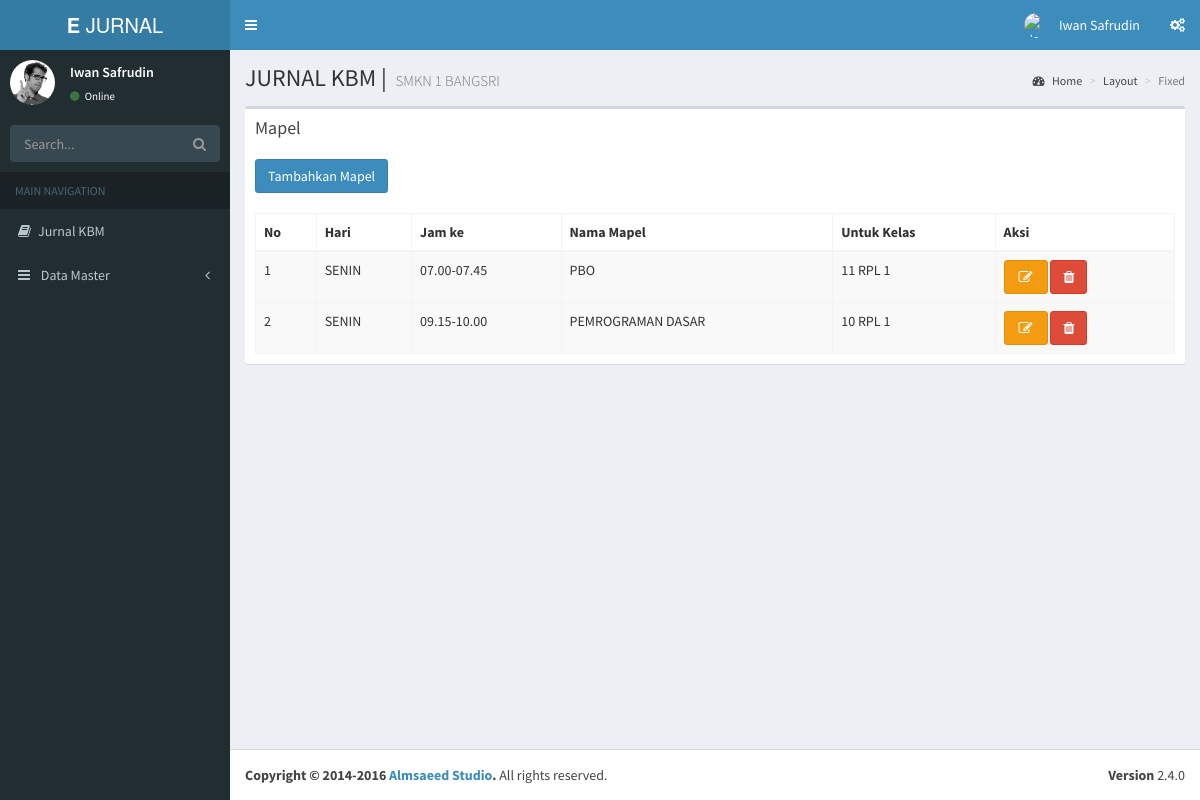
The page /dashboard.php?page=guru&aksi=detail&id_guru=1 (signed in) on the database its author committed.
### tables this page shows
CREATE TABLE `tbl_hari` (
  `id_hari` int(11) NOT NULL,
  `nama_hari` varchar(7) NOT NULL
);

CREATE TABLE `tbl_jam` (
  `id_jam` int(11) NOT NULL,
  `jam_ke` varchar(50) NOT NULL
);

CREATE TABLE `tbl_mapel` (
  `id_mapel` int(11) NOT NULL,
  `nama_mapel` varchar(55) NOT NULL
);

CREATE TABLE `tbl_kelas` (
  `id_kelas` int(11) NOT NULL,
  `nama_kelas` varchar(55) NOT NULL
);

### Databases.php (called while the page is built, shortened)
<?php
class Databases{
	public $host='localhost';
	public $name='root';
	public $pass='dimasari123';
	public $dbname='db_jurnal';
	public $mysqli;
	function __construct() {
		$this->mysqli= new mysqli($this->host,$this->name,$this->pass,$this->dbname);
			?>
			<?php
	}
	public function getData($query)
	{
		$result = $this->mysqli->query($query);
		$rows = array();
		while ($row = $result->fetch_assoc()) {
			$rows[] = $row;
		}
		return $rows;
	}
}
?>

### page/guru/detail.php (the view, shortened to what this page needs)
  	<?php
      $guru=$_SESSION['id_guru'];
  		$sql ="SELECT tbl_hari.nama_hari,tbl_jam.jam_ke,tbl_mapel.nama_mapel, tbl_kelas.nama_kelas
from tbl_jadwal
JOIN tbl_hari on tbl_jadwal.id_hari=tbl_hari.id_hari
JOIN tbl_jam on tbl_jadwal.id_jam=tbl_jam.id_jam
JOIN tbl_mapel on tbl_jadwal.id_mapel=tbl_mapel.id_mapel
JOIN tbl_kelas on tbl_jadwal.id_kelas=tbl_kelas.id_kelas
WHERE id_guru='". $guru ."'  ";
  		$result=$mysqli->getData($sql);
?>
  		<div class="box">
            <div class="box-header">
              <h3 class="box-title">Mapel </h3>
            </div>
            <div class="box-body">
            	<input class="btn btn-primary" type="button" value="Tambahkan Mapel"><br><br>
              <table id="example1" class="table table-bordered table-striped">
                <thead>
                <tr>
                  <th>No</th>
                  <th>Hari</th>
                  <th>Jam ke</th>
                  <th>Nama Mapel </th>
                  <th>Untuk Kelas</th>
                  <th>Aksi</th>
                </tr>
                </thead>
                <tbody>
               <?php
               		    $i=1;
                   foreach ($result as $show )  {
                ?>
                <tr>
                  <td><?php echo $i++; ?></td>
                  <td><?php echo $show['nama_hari']; ?></td>
                  <td><?php echo $show['jam_ke']; ?></td>
                  <td><?php echo $show['nama_mapel']; ?></td>
                  <td><?php echo $show['nama_kelas']; ?></td>
                  <td>
                    <a href="?page=kelas&aksi=ubah&id=" type="button" class="btn  btn-warning "><i class="fa fa-fw fa-pencil-square-o"></i></a>
                    <a href="?page=kelas&aksi=hapus&id=" type="button" class="btn  btn-danger "><i class="fa fa-trash"></i></a>
                  </td>
                </tr>
                <tr>
                <?php }  ?>
              </table>
            </div>
          </div>
        </div>
      </div>

### rows shown on the page
tbl_hari: nama_hari "SENIN", tbl_jam.jam_ke "07.00-07.45", tbl_mapel.nama_mapel "PBO", tbl_kelas.nama_kelas "11 RPL 1", tbl_jam.jam_ke "09.15-10.00", tbl_mapel.nama_mapel "PEMROGRAMAN DASAR", tbl_kelas.nama_kelas "10 RPL 1"

### other values the page prints
$nama_guru "Iwan Safrudin"
